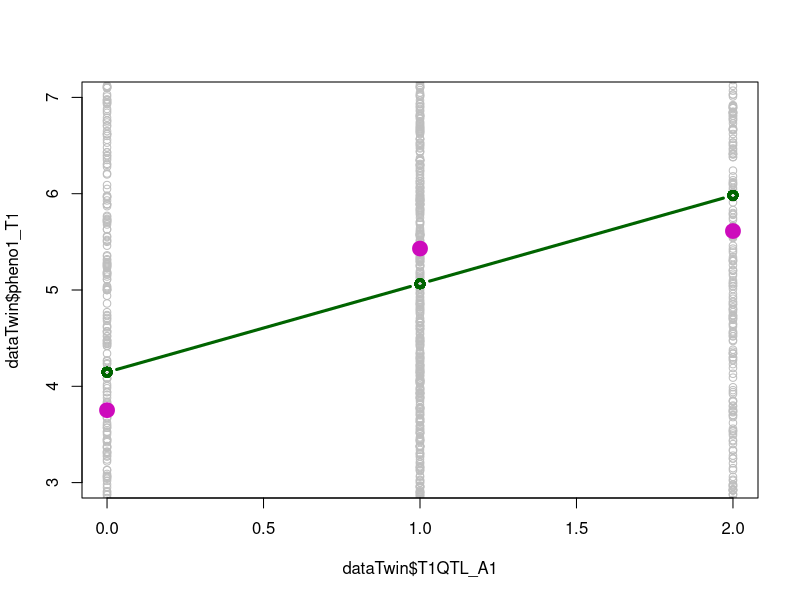
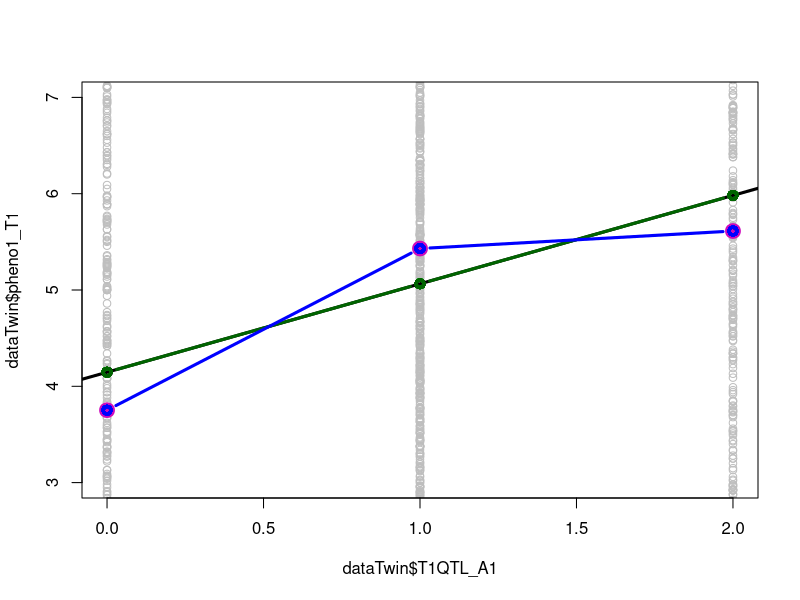

Here is the R script that generated these plots, in order:
## ---- chunk 1
dataTwin <- read.table("dataTwin2024.dat",h=T)
## ---- chunk 2
table(dataTwin$zygosity)        # Q1: shows number of MZ and DZ twin pairs
table(dataTwin$T1QTL_A1)        # Q2: shows the distribution of QTL_A1
table(dataTwin$T1QTL_D1)        # Q2: shows the distribution of QTL_D1
table(dataTwin$T1QTL_A1, dataTwin$T1QTL_D1)     # Q2: shows the distribution of QTL_A1 in relation to QTL_D1
cor(dataTwin[,2:11])                            # Q3: shows the correlation between QTL_As
cor(dataTwin[,2:11])>0.2
apply(dataTwin[22:25],2,function(x){ any(x < (mean(x) - 4*sd(x))) })  # Q4: any outlier < 4 SD from the mean for the two quantitative phenotypes
apply(dataTwin[22:25],2,function(x){ any(x > (mean(x) + 4*sd(x))) })  # Q4: any outlier > 4 SD from the mean for the two quantitative phenotypes
# remove the phenotype score of the outlier (T2) for the phenotype 2 (pheno2_T2)
outlier<- which(dataTwin$pheno2_T2 < (mean(dataTwin$pheno2_T2) - 4*sd(dataTwin$pheno2_T2) )) 
outlier
dataTwin$pheno2_T2[outlier]
dataTwin$pheno2_T2[outlier] <- NA
## ---- chunk 3
linA1 <- lm(pheno1_T1~T1QTL_A1, data=dataTwin)
summary(linA1)
summary(linA1)$r.squared  # proportion of explained variance by additive component

c_means <- by(dataTwin$pheno1_T1,dataTwin$T1QTL_A1,mean)
plot(dataTwin$pheno1_T1 ~ dataTwin$T1QTL_A1, col='grey', ylim=c(3,7))
lines(c(0,1,2), c_means, type="p", col=6, lwd=8)
lines(sort(dataTwin$T1QTL_A1),sort(linA1$fitted.values), type='b', col="dark green", lwd=3)
## ---- chunk 4
linAD1 <- lm(pheno1_T1 ~ T1QTL_A1 + T1QTL_D1, data=dataTwin)
summary(linAD1) # results lm(phenoT1~T1QTL_A1+T1QTL_D1)

plot(dataTwin$pheno1_T1 ~ dataTwin$T1QTL_A1, col='grey', ylim=c(3,7))
abline(linA1, lwd=3)
lines(c(0,1,2), c_means, type='p', col=6, lwd=8)
lines(sort(dataTwin$T1QTL_A1),sort(linA1$fitted.values), type='b', col="dark green", lwd=3)
lines(sort(dataTwin$T1QTL_A1),sort(linAD1$fitted.values), type='b', col="blue", lwd=3)
## ---- chunk 5
allQTL_A_T1 <- 2:6
cpheno1_T1 <- which(colnames(dataTwin)=="pheno1_T1")
## Additive
cbind(lapply(allQTL_A_T1,function(x){ fstat<- summary(lm(pheno1_T1 ~ ., data=dataTwin[,c(x,cpheno1_T1)]))$fstatistic;  pf(fstat[1],fstat[2],fstat[3],lower.tail = F) }))
## Dominance
cbind(lapply(allQTL_A_T1,function(x){ fstat<- summary(lm(pheno1_T1 ~ ., data=dataTwin[,c(x,x+10,cpheno1_T1)]))$fstatistic;  pf(fstat[1],fstat[2],fstat[3],lower.tail = F) }))

#Q9: QTL3 shows the strongest association with P=7.771588e-25
linAD3 <- lm(pheno1_T1 ~ T1QTL_A3 + T1QTL_D3, data=dataTwin)
summary(linAD3) # results lm(phenoT1~T1QTL_A1+T1QTL_D1)
## ---- chunk 6
quant10 <- quantile(c(dataTwin$pheno1_T1),seq(0,1,0.1))
dataTwin$CaseT1 <- as.numeric(dataTwin$pheno1_T1>quant10[10])

dataTwin$T1QTL_AD3 <- (dataTwin$T1QTL_A3 + dataTwin$T1QTL_D3)/2

logisticAD3 <- summary(glm(CaseT1 ~ T1QTL_AD3, data=dataTwin, family="binomial"))
exp(logisticAD3$coefficients[2,1])                                     # odds ratio
exp(logisticAD3$coefficients[2,1]-1.96*logisticAD3$coefficients[2,2])  # lower 95% confidence interval
exp(logisticAD3$coefficients[2,1]+1.96*logisticAD3$coefficients[2,2])  # upper 95% confidence interval
## ---- chunk 7
var_pheno <- var(dataTwin$pheno1_T1)  # the variance of the phenotype
var_pheno

linAD3 <- lm(pheno1_T1 ~ T1QTL_A3 + T1QTL_D3, data=dataTwin)
linA3 <- lm(pheno1_T1 ~ T1QTL_A3, data=dataTwin)

summary(linAD3)$r.squared           # proportion of explained variance by total genetic component
summary(linA3)$r.squared            # proportion of explained variance by additive component
summary(linAD3)$r.squared*var_pheno # (raw) variance component of total genetic component
summary(linA3)$r.squared*var_pheno  # (raw) variance component of additive genetic component
(summary(linAD3)$r.squared-summary(linA3)$r.squared)*var_pheno  # (raw) variance component of dominance genetic component
## ---- chunk 8
# compute for all 5 QTL
linAD5=(lm(pheno1_T1 ~ T1QTL_A1 + T1QTL_A2 + T1QTL_A3 + T1QTL_A4 + T1QTL_A5 +
                       T1QTL_D1 + T1QTL_D2 + T1QTL_D3 + T1QTL_D4 + T1QTL_D5,
            data=dataTwin))

summary(linAD5)$r.squared              # proportion of explained variance by total genetic component
summary(linAD5)$r.squared*var_pheno    # (raw) variance component of total genetic component
